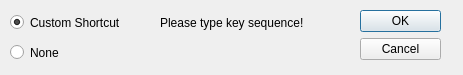
<ui version="4.0" >
 <class>EditSingleShortcutData</class>
 <widget class="QWidget" name="EditSingleShortcutData" >
  <property name="geometry" >
   <rect>
    <x>0</x>
    <y>0</y>
    <width>463</width>
    <height>75</height>
   </rect>
  </property>
  <property name="sizePolicy" >
   <sizepolicy vsizetype="Fixed" hsizetype="Fixed" >
    <horstretch>0</horstretch>
    <verstretch>0</verstretch>
   </sizepolicy>
  </property>
  <property name="minimumSize" >
   <size>
    <width>460</width>
    <height>75</height>
   </size>
  </property>
  <property name="focusPolicy" >
   <enum>Qt::NoFocus</enum>
  </property>
  <property name="windowTitle" >
   <string>Customize shortcut</string>
  </property>
  <widget class="QRadioButton" name="none_button" >
   <property name="geometry" >
    <rect>
     <x>10</x>
     <y>40</y>
     <width>100</width>
     <height>25</height>
    </rect>
   </property>
   <property name="minimumSize" >
    <size>
     <width>25</width>
     <height>25</height>
    </size>
   </property>
   <property name="text" >
    <string>None</string>
   </property>
  </widget>
  <widget class="QDialogButtonBox" name="buttonBox" >
   <property name="geometry" >
    <rect>
     <x>360</x>
     <y>10</y>
     <width>81</width>
     <height>61</height>
    </rect>
   </property>
   <property name="orientation" >
    <enum>Qt::Vertical</enum>
   </property>
   <property name="standardButtons" >
    <set>QDialogButtonBox::Cancel|QDialogButtonBox::Ok</set>
   </property>
  </widget>
  <widget class="QLabel" name="new_shortcut_label" >
   <property name="geometry" >
    <rect>
     <x>160</x>
     <y>10</y>
     <width>180</width>
     <height>25</height>
    </rect>
   </property>
   <property name="minimumSize" >
    <size>
     <width>180</width>
     <height>25</height>
    </size>
   </property>
   <property name="toolTip" >
    <string>Define a customized shortcut by pressing the correspoding keys</string>
   </property>
   <property name="statusTip" >
    <string>Define a customized shortcut by pressing the correspoding keys</string>
   </property>
   <property name="whatsThis" >
    <string>Dialog for defining customized shortcuts.</string>
   </property>
   <property name="text" >
    <string>Please type key sequence!</string>
   </property>
  </widget>
  <widget class="QRadioButton" name="customize_button" >
   <property name="geometry" >
    <rect>
     <x>10</x>
     <y>10</y>
     <width>130</width>
     <height>25</height>
    </rect>
   </property>
   <property name="minimumSize" >
    <size>
     <width>130</width>
     <height>25</height>
    </size>
   </property>
   <property name="text" >
    <string>Custom Shortcut</string>
   </property>
   <property name="checked" >
    <bool>true</bool>
   </property>
  </widget>
  <widget class="QLabel" name="error_label" >
   <property name="geometry" >
    <rect>
     <x>160</x>
     <y>30</y>
     <width>180</width>
     <height>25</height>
    </rect>
   </property>
   <property name="minimumSize" >
    <size>
     <width>180</width>
     <height>25</height>
    </size>
   </property>
   <property name="font" >
    <font>
     <weight>75</weight>
     <bold>true</bold>
    </font>
   </property>
   <property name="toolTip" >
    <string/>
   </property>
   <property name="statusTip" >
    <string/>
   </property>
   <property name="whatsThis" >
    <string/>
   </property>
   <property name="text" >
    <string> </string>
   </property>
  </widget>
 </widget>
 <resources/>
 <connections/>
</ui>
